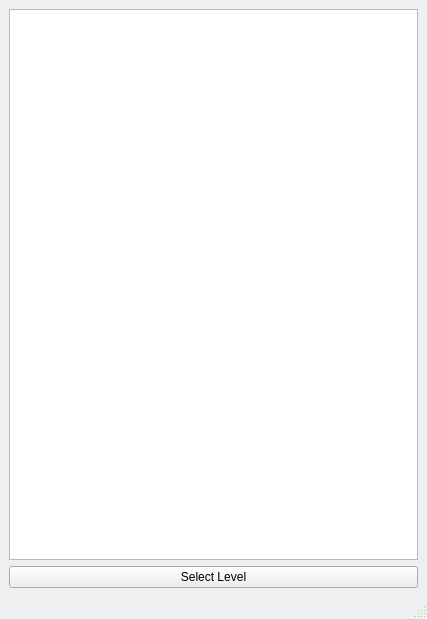
<?xml version="1.0" encoding="UTF-8"?>
<ui version="4.0">
 <class>MainWindow</class>
 <widget class="QMainWindow" name="MainWindow">
  <property name="geometry">
   <rect>
    <x>0</x>
    <y>0</y>
    <width>427</width>
    <height>619</height>
   </rect>
  </property>
  <property name="windowTitle">
   <string>MainWindow</string>
  </property>
  <widget class="QWidget" name="centralwidget">
   <layout class="QVBoxLayout" name="verticalLayout">
    <item>
     <widget class="QGraphicsView" name="graphicsView">
      <property name="baseSize">
       <size>
        <width>500</width>
        <height>500</height>
       </size>
      </property>
     </widget>
    </item>
    <item>
     <widget class="QPushButton" name="pushButton">
      <property name="sizePolicy">
       <sizepolicy hsizetype="Minimum" vsizetype="Minimum">
        <horstretch>0</horstretch>
        <verstretch>0</verstretch>
       </sizepolicy>
      </property>
      <property name="text">
       <string>Select Level</string>
      </property>
     </widget>
    </item>
   </layout>
  </widget>
  <widget class="QMenuBar" name="menubar">
   <property name="geometry">
    <rect>
     <x>0</x>
     <y>0</y>
     <width>427</width>
     <height>22</height>
    </rect>
   </property>
  </widget>
  <widget class="QStatusBar" name="statusbar"/>
 </widget>
 <resources/>
 <connections/>
</ui>
